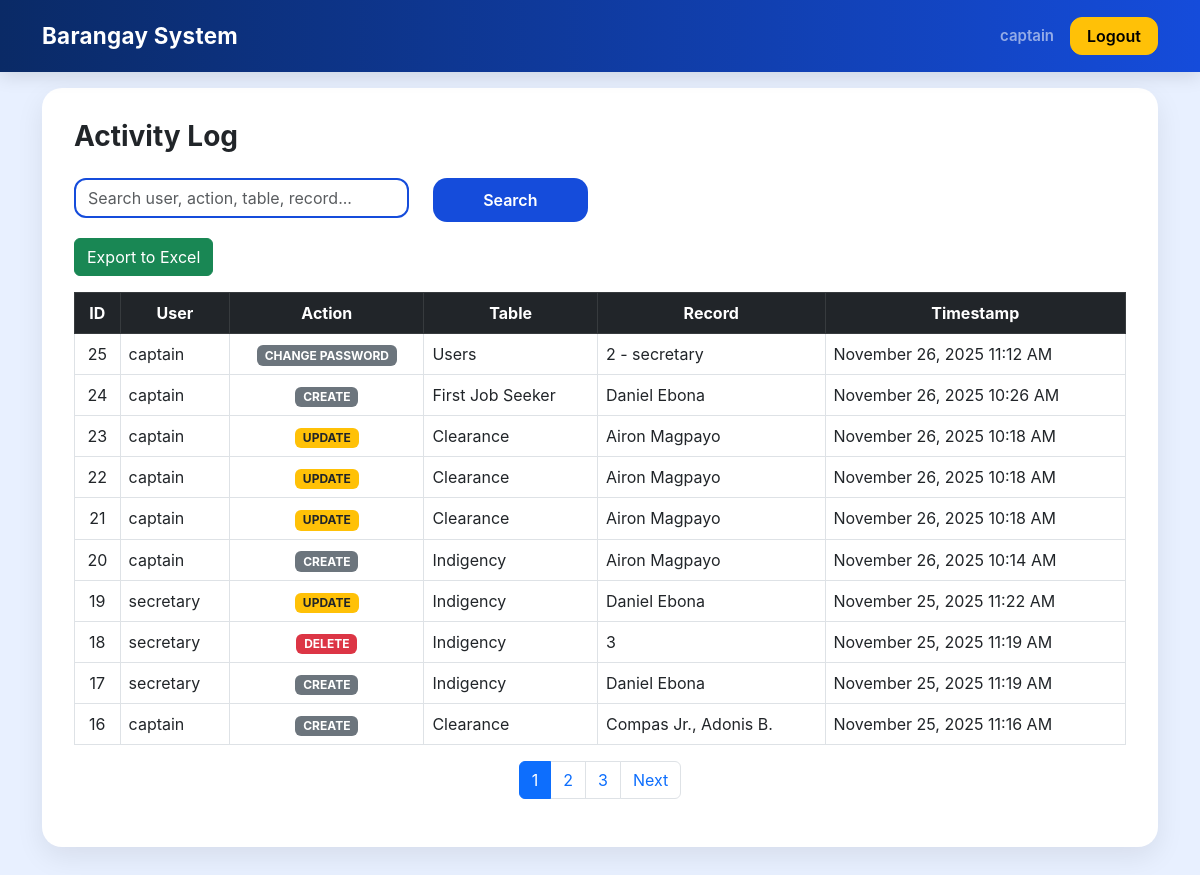
Before: /activity_log (signed in) with the older database file.
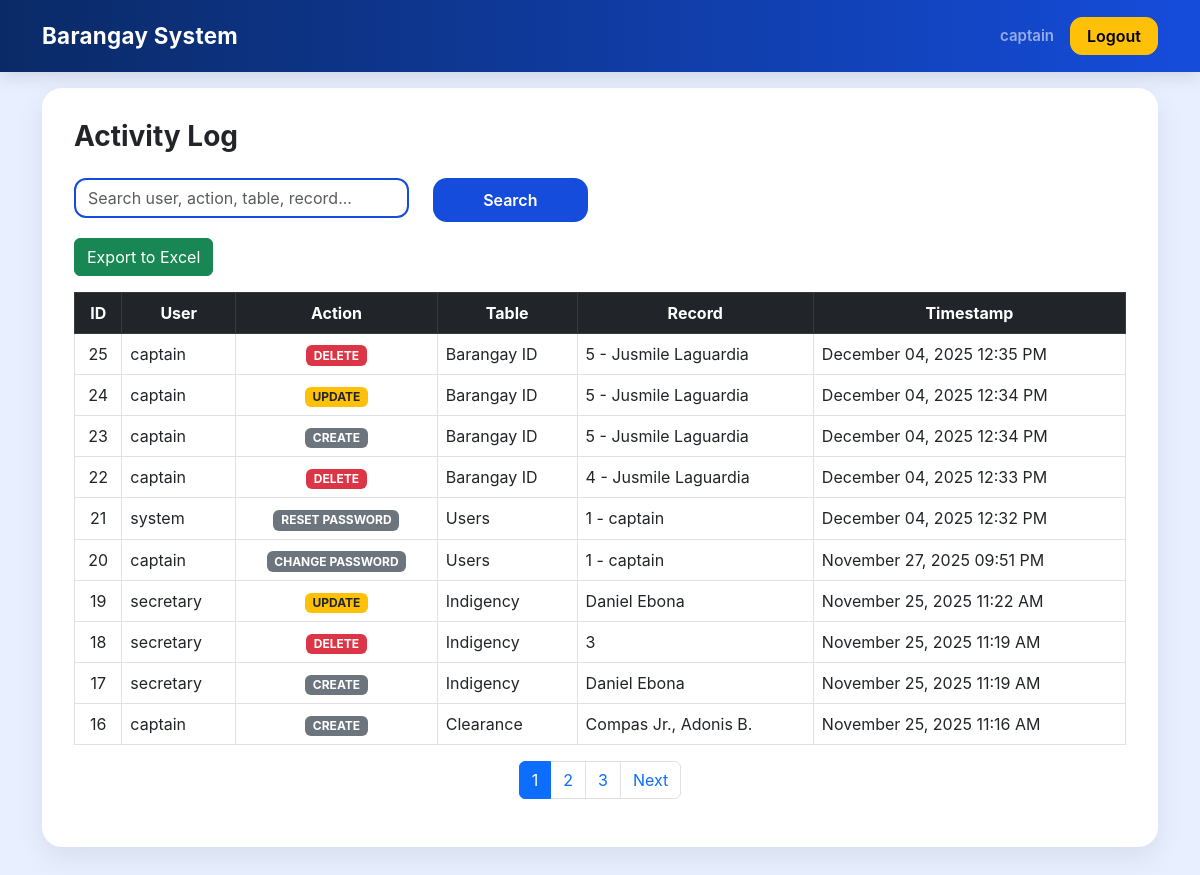
After: the same page with the newer database file.
### models.py (models this page shows)
class ActivityLog(db.Model):
    id = db.Column(db.Integer, primary_key=True)
    user = db.Column(db.String(200), nullable=False)
    action = db.Column(db.String(100), nullable=False)
    table_name = db.Column(db.String(100), nullable=False)
    record_id = db.Column(db.Integer)
    timestamp = db.Column(db.DateTime, default=datetime.utcnow, nullable=False)

### app.py (the view, shortened to what this page needs)
    @app.route("/activity_log")
    def activity_log_view():
        if session.get("role") not in ("admin", "staff"):
            return redirect(url_for("auth.login"))
        from sqlalchemy import or_
        q = request.args.get("q", "").strip()
        base_query = ActivityLog.query
        page = int(request.args.get("page", 1))
        per_page = 10
        total_logs = base_query.count()
        logs = (
            base_query.order_by(ActivityLog.timestamp.desc())
            .offset((page - 1) * per_page)
            .limit(per_page)
            .all()
        )
        gmt8 = timezone(timedelta(hours=8))
        table_map = {
            "barangay_id": BarangayID,
            "clearance": Clearance,
            "indigency": Indigency,
            "goodmoral": GoodMoral,
            "good_moral": GoodMoral,
            "firstjob": FirstJobSeeker,
            "first_job_seeker": FirstJobSeeker,
            "first_job": FirstJobSeeker,
            "users": User,
            "user": User
        }
        def resolve_model(table_name):
            if not table_name:
                return None
            t = table_name.lower().strip()
            if t in table_map:
                return table_map[t]
            t2 = t.rstrip("s")
            for key, M in table_map.items():
                if key.rstrip("s") == t2:
                    return M
            return None
        def get_record_display_name(record):
            if not record:
                return None
            for attr in ("name", "full_name", "username", "first_name", "resident_name", "title"):
                if hasattr(record, attr) and getattr(record, attr):
                    return getattr(record, attr)
            if hasattr(record, "id"):
                return f"ID {record.id}"
            return None
        for log in logs:
            if log.timestamp:
                if log.timestamp.tzinfo is None:
                    log.timestamp = log.timestamp.replace(tzinfo=timezone.utc)
                log.timestamp = log.timestamp.astimezone(gmt8)
            Model = resolve_model(log.table_name)
            if log.record_id and not str(log.record_id).isdigit():
                log.record_name = log.record_id
                continue
            if log.table_name and log.table_name.lower().rstrip("s") == "user":
                if log.record_id:
                    try:
                        uid = int(str(log.record_id).split(" ")[0])
                        user_obj = db.session.get(User, uid)
                    except:
                        user_obj = None
                    if user_obj:
                        log.record_name = f"{user_obj.id} - {user_obj.username}"
                    else:
                        log.record_name = str(log.record_id)
                else:
                    log.record_name = log.user
                continue
            if Model and log.record_id:
                try:
                    clean_id = int(str(log.record_id).split(" ")[0])
                    record = db.session.get(Model, clean_id)
                except:
                    record = None
                if record:
                    rn = get_record_display_name(record)
                    log.record_name = rn if rn else str(log.record_id)
                else:
                    log.record_name = str(log.record_id)
            else:
                log.record_name = str(log.record_id)
        class PageObj:
            def __init__(self, page, per_page, total):
                self.page = page
                self.per_page = per_page
                self.total = total
            @property
            def has_previous(self):
                return self.page > 1
            @property
            def has_next(self):
                return self.page * self.per_page < self.total
            @property
            def next_page_number(self):
                return self.page + 1
            @property
            def num_pages(self):
                from math import ceil
                return ceil(self.total / self.per_page)
        page_obj = PageObj(page, per_page, total_logs)
        return render_template(
            "activity_log.html",
            logs=logs,
            page_obj=page_obj
        )

### templates/activity_log.html (shortened to what this page needs)
{% extends 'base.html' %}
{% block content %}
<h3 class="fw-bold mb-4">Activity Log</h3>
<form method="get" class="row mb-3">
    <div class="col-md-4">
        <input type="text" name="q" class="form-control" placeholder="Search user, action, table, record..." value="{{ request.args.get('q', '') }}">
    </div>
    <div class="col-md-2">
        <button class="btn btn-primary w-100">Search</button>
    </div>
</form>
<a href="/export-logs-excel" class="btn btn-success mb-3">Export to Excel</a>
<div class="table-responsive">
<table class="table table-bordered table-hover align-middle">
    <thead class="table-dark text-center">
        <tr>
            <th>ID</th>
            <th>User</th>
            <th>Action</th>
            <th>Table</th>
            <th>Record</th>
            <th>Timestamp</th>
        </tr>
    </thead>
    {% set pretty = {
        "barangay_id": "Barangay ID",
        "clearance": "Clearance",
        "indigency": "Indigency",
        "good_moral": "Good Moral",
        "first_job_seeker": "First Job Seeker"
    } %}
    <tbody>
    {% for log in logs %}
        <tr>
            <td class="text-center">{{ log.id }}</td>
            <td>{{ log.user }}</td>
            <td class="text-center">
                {% if log.action == "ADD" %}
                    <span class="badge bg-success">ADD</span>
                {% elif log.action == "UPDATE" %}
                    <span class="badge bg-warning text-dark">UPDATE</span>
                {% elif log.action == "DELETE" %}
                    <span class="badge bg-danger">DELETE</span>
                {% else %}
                    <span class="badge bg-secondary">{{ log.action }}</span>
                {% endif %}
            </td>
            <td>{{ pretty.get(log.table_name, log.table_name.replace('_', ' ').title()) }}</td>
            <td>{{ log.record_name }}</td>
            <td>{{ log.timestamp.strftime("%B %d, %Y %I:%M %p") }}</td>
        </tr>
    {% endfor %}
    </tbody>
</table>
</div>
<nav>
    <ul class="pagination justify-content-center">
        {% for num in range(1, page_obj.num_pages + 1) %}
            <li class="page-item {% if num == page_obj.page %}active{% endif %}">
                <a class="page-link" href="?page={{ num }}&q={{ request.args.get('q', '') }}">
                    {{ num }}
                </a>
            </li>
        {% endfor %}
        {% if page_obj.has_next %}
            <li class="page-item">
                <a class="page-link" href="?page={{ page_obj.next_page_number }}&q={{ request.args.get('q', '') }}">
                    Next
                </a>
            </li>
        {% endif %}
    </ul>
</nav>
{% endblock %}

### templates/base.html (shortened to what this page needs)
<!doctype html>
<html lang="en">
<head>
    <link href="https://cdn.jsdelivr.net/npm/bootstrap@5.3.0/dist/css/bootstrap.min.css" rel="stylesheet">
</head>
<body>
    <nav class="navbar navbar-expand-lg navbar-dark fixed-top">
        <div class="container">
            <a class="navbar-brand" href="/">Barangay System</a>
            <div class="collapse navbar-collapse" id="navMenu">
                <ul class="navbar-nav ms-auto">
                    {% if session.get('username') %}
                        <li class="nav-item">
                            <a class="nav-link fw-semibold">{{ session.get('username') }}</a>
                        </li>
                        <li class="nav-item">
                            <a class="btn btn-warning ms-2 fw-semibold px-3" href="{{ url_for('auth.logout') }}">Logout</a>
                        </li>
                    {% endif %}
                </ul>
            </div>
        </div>
    </nav>
    <div class="container mt-5 pt-4 flash-container">
    </div>
    <div class="container mt-3 mb-5">
        <div class="content-wrapper">
            {% block content %}{% endblock %}
        </div>
    </div>
</body>
</html>

### templates/base.html (style rules this page uses)
:root { --primary-blue: #154cdb; --primary-blue-dark: #0a2a66; --light-bg: #e8f0ff; --card-radius: 20px; }
body { background: var(--light-bg); font-family: "Inter", sans-serif; }
.navbar { padding: 14px 0; background: linear-gradient(90deg, var(--primary-blue-dark), var(--primary-blue)) !important; box-shadow: 0px 4px 18px rgba(0,0,0,0.12); }
.navbar-brand { font-weight: 700; font-size: 1.4rem; letter-spacing: 0.3px; }
.nav-link { font-weight: 600; font-size: 15px; transition: 0.2s; }
.btn-warning { border-radius: 12px; font-weight: 600; }
.content-wrapper { background: white; padding: 32px; border-radius: var(--card-radius); box-shadow: 0px 10px 28px rgba(0,0,0,0.08); }
table.table thead { background: var(--primary-blue) !important; color: white !important; }
input.form-control, select.form-control { border-radius: 12px; border: 2px solid var(--primary-blue); }
.btn-primary { background: var(--primary-blue); border: none; border-radius: 14px; font-weight: 600; padding: 10px 18px; transition: 0.2s; }

Changed rows visible on the page:
changed ActivityLog id 25: get "Users" → "Barangay ID"; record_name "2 - secretary" → "5 - Jusmile Laguardia"; timestamp "November 26, 2025 11:12 AM" → "December 04, 2025 12:35 PM"; action "CHANGE PASSWORD" → (not shown); now shows "DELETE"
changed ActivityLog id 24: get "First Job Seeker" → "Barangay ID"; record_name "Daniel Ebona" → "5 - Jusmile Laguardia"; timestamp "November 26, 2025 10:26 AM" → "December 04, 2025 12:34 PM"; action "CREATE" → (not shown); now shows "UPDATE"
changed ActivityLog id 23: action (not shown) → "CREATE"; get "Clearance" → "Barangay ID"; record_name "Airon Magpayo" → "5 - Jusmile Laguardia"; timestamp "November 26, 2025 10:18 AM" → "December 04, 2025 12:34 PM"; no longer shows "UPDATE"
changed ActivityLog id 22: get "Clearance" → "Barangay ID"; record_name "Airon Magpayo" → "4 - Jusmile Laguardia"; timestamp "November 26, 2025 10:18 AM" → "December 04, 2025 12:33 PM"; action "UPDATE" → "DELETE"
changed ActivityLog id 21: user "captain" → "system"; action (not shown) → "RESET PASSWORD"; get "Clearance" → "Users"; record_name "Airon Magpayo" → "1 - captain"; timestamp "November 26, 2025 10:18 AM" → "December 04, 2025 12:32 PM"; no longer shows "UPDATE"
changed ActivityLog id 20: action "CREATE" → "CHANGE PASSWORD"; get "Indigency" → "Users"; record_name "Airon Magpayo" → "1 - captain"; timestamp "November 26, 2025 10:14 AM" → "November 27, 2025 09:51 PM"
